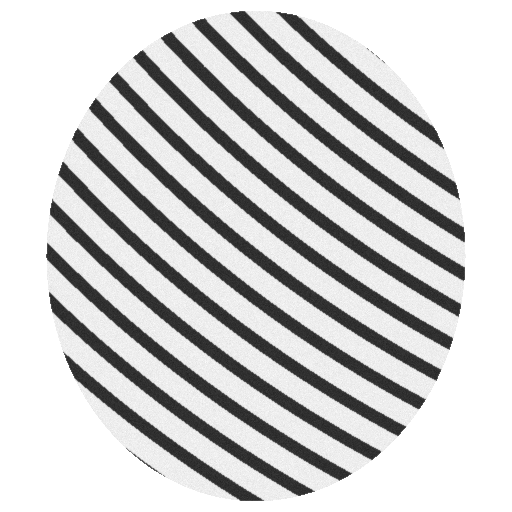
#> input picture UPLOAD-THIS-folder/fingerprint-sonification/images/sample_fingerprint.png, 512 x 512 px
$ python main.py --input images/sample_fingerprint.png --output out.png
#> lines starting #> are read from the running program, lines starting #| are printed output that depends on the picture; after the words box and inside, x2 and y2 are one past the last pixel; in counts of white or black regions, pixels touching at a corner belong together
### UPLOAD-THIS-folder/fingerprint-sonification/src/image_processor.py
"""Fingerprint image loading and preprocessing."""

from dataclasses import dataclass
from pathlib import Path
import warnings

import cv2
import numpy as np
from PIL import Image, ImageOps, UnidentifiedImageError


SUPPORTED_EXTENSIONS = {".png", ".jpg", ".jpeg", ".bmp"}


@dataclass(frozen=True)
class ProcessedImage:
    source_path: Path
    original: np.ndarray
    grayscale: np.ndarray
    foreground_mask: np.ndarray


def load_grayscale_image(image_path):
    """Load a supported image as an 8-bit grayscale array."""
#> called with image_path = 'images/sample_fingerprint.png'
    image_path = Path(image_path)
    if image_path.suffix.lower() not in SUPPORTED_EXTENSIONS:
        supported = ", ".join(sorted(SUPPORTED_EXTENSIONS))
        raise ValueError(f"Unsupported image format. Expected one of: {supported}")
    if not image_path.is_file():
        raise FileNotFoundError(f"Input image does not exist: {image_path}")

    try:
        with Image.open(image_path) as image:
#> image is the input picture: PIL image 512x512 L; min 30, max 255, mean 202.4
            image.load()
            grayscale = ImageOps.exif_transpose(image).convert("L")
            array = np.asarray(grayscale, dtype=np.uint8)
    except (UnidentifiedImageError, OSError) as error:
        raise ValueError(f"Input image is unreadable or corrupted: {image_path}") from error

    if array.ndim != 2 or min(array.shape) < 16:
        raise ValueError("Input image must be a readable image at least 16 x 16 pixels")
    return array


def _border_pixels(image):
    return np.concatenate((image[0], image[-1], image[:, 0], image[:, -1]))


def _crop_large_uniform_background(image):
    """Crop to the largest non-background region while preserving generic images."""
    background = float(np.median(_border_pixels(image)))
#> background = 255
    deviation = np.abs(image.astype(np.float32) - background)
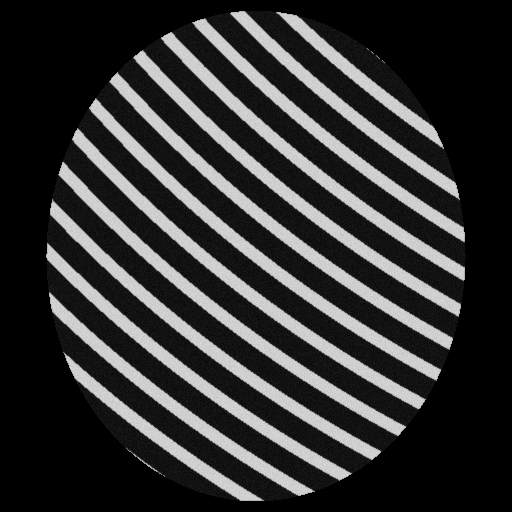
#> deviation: shape (512, 512) float32; min 0, max 225, mean 52.6
    threshold = max(10.0, float(np.percentile(deviation, 70)) * 0.45)
#> threshold = 10
    active = (deviation > threshold).astype(np.uint8)
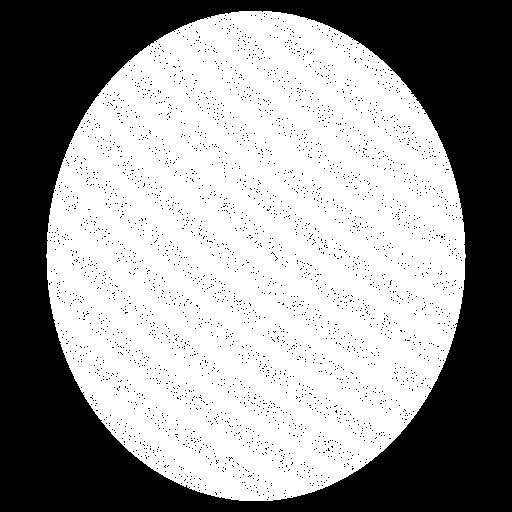
#> active: shape (512, 512); values 0 (black) and 1 (white), 60.2% white; 3066 black regions (3065 under 20 px), largest, box (x1, y1, x2, y2) and area: (0, 0, 512, 512) 100790

    kernel_size = max(3, (min(image.shape) // 40) | 1)
    kernel = cv2.getStructuringElement(cv2.MORPH_ELLIPSE, (kernel_size, kernel_size))
    active = cv2.morphologyEx(active, cv2.MORPH_CLOSE, kernel)
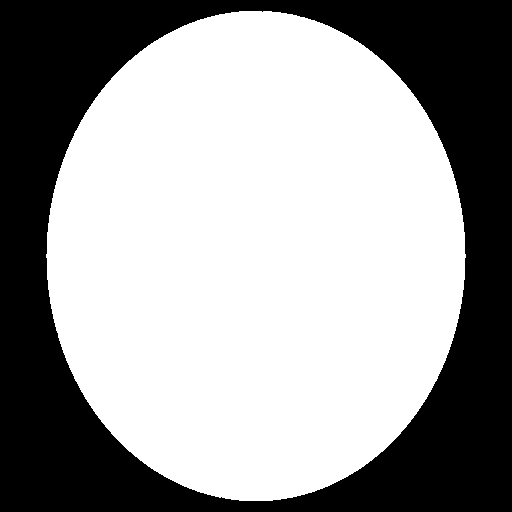
#> active: shape (512, 512); values 0 (black) and 1 (white), 61.6% white; 1 black region, box (x1, y1, x2, y2) and area: (0, 0, 512, 512) 100751
    count, labels, stats, _ = cv2.connectedComponentsWithStats(active, 8)
#> count = 2; stats = [[0, 0, 512, 512, 100751], [46, 11, 420, 490, 161393]]
    if count <= 1:
        return image

    largest_label = 1 + int(np.argmax(stats[1:, cv2.CC_STAT_AREA]))
#> largest_label = 1
    x, y, width, height, area = stats[largest_label]
#> x = 46; y = 11; width = 420; height = 490; area = 161393
    if area < image.size * 0.04:
        return image

    padding = max(2, round(max(width, height) * 0.04))
#> padding = 20
    left = max(0, x - padding)
#> left = 26
    top = max(0, y - padding)
#> top = 0
    right = min(image.shape[1], x + width + padding)
#> right = 486
    bottom = min(image.shape[0], y + height + padding)
#> bottom = 512
    return image[top:bottom, left:right]
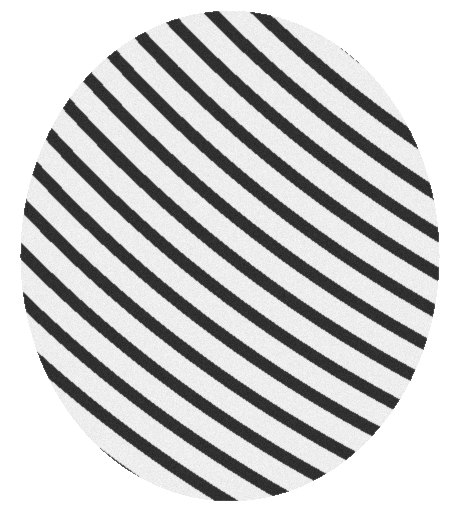
#> returned value: shape (512, 460); min 30, max 255, mean 196.4


def _resize_with_padding(image, width, height):
#> called with width = 256, height = 256
    background = int(np.median(_border_pixels(image)))
#> background = 255
    pil_image = Image.fromarray(image)
    fitted = ImageOps.contain(pil_image, (width, height), Image.Resampling.LANCZOS)
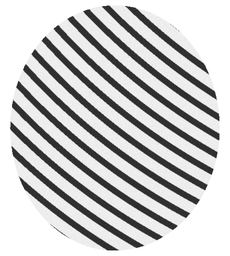
#> fitted: PIL image 230x256 L; min 23, max 255, mean 196.4
    canvas = Image.new("L", (width, height), color=background)
#> canvas: PIL image 256x256 L; every value is 255
    offset = ((width - fitted.width) // 2, (height - fitted.height) // 2)
    canvas.paste(fitted, offset)
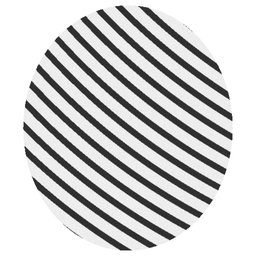
#> canvas: PIL image 256x256 L; min 23, max 255, mean 202.3
    return np.asarray(canvas, dtype=np.uint8)


def _normalize_brightness(image):
    image_float = image.astype(np.float32)
    low, high = np.percentile(image_float, (1.0, 99.0))
#> low = 38; high = 255
    if high - low < 2.0:
        warnings.warn(
            "Image has almost uniform brightness; sonic variation will be limited",
            UserWarning,
        )
        return np.full(image.shape, 0.5, dtype=np.float32)
    normalized = np.clip((image_float - low) / (high - low), 0.0, 1.0)
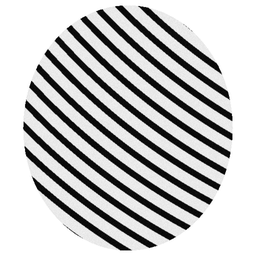
#> normalized: shape (256, 256) float32; min 0, max 1, mean 0.757

    # Standardize polarity: a light background and dark ridges make mappings
    # consistent across scans with inverted colors.
    if np.median(_border_pixels(normalized)) < 0.5:
        normalized = 1.0 - normalized
    return normalized.astype(np.float32)


def _create_foreground_mask(grayscale):
    image_u8 = np.round(grayscale * 255).astype(np.uint8)
    _, dark_pixels = cv2.threshold(
        image_u8, 0, 1, cv2.THRESH_BINARY_INV + cv2.THRESH_OTSU
    )
    kernel_size = max(5, (min(image_u8.shape) // 16) | 1)
    kernel = cv2.getStructuringElement(cv2.MORPH_ELLIPSE, (kernel_size, kernel_size))
    connected = cv2.morphologyEx(dark_pixels, cv2.MORPH_CLOSE, kernel)
    contours, _ = cv2.findContours(connected, cv2.RETR_EXTERNAL, cv2.CHAIN_APPROX_SIMPLE)
    if not contours:
        return np.ones(grayscale.shape, dtype=bool)

    largest = max(contours, key=cv2.contourArea)
    if cv2.contourArea(largest) < grayscale.size * 0.02:
        return np.ones(grayscale.shape, dtype=bool)
    mask = np.zeros(grayscale.shape, dtype=np.uint8)
    cv2.drawContours(mask, [largest], -1, 1, thickness=-1)
    return mask.astype(bool)


def preprocess_image(
    image_path,
    analysis_width=256,
    analysis_height=256,
    enhance_contrast=True,
):
    """Load, crop, resize, normalize, enhance, and denoise a fingerprint."""
    original = load_grayscale_image(image_path)
    cropped = _crop_large_uniform_background(original)
    resized = _resize_with_padding(cropped, analysis_width, analysis_height)
    normalized = _normalize_brightness(resized)

    normalized_u8 = np.round(normalized * 255).astype(np.uint8)
    if enhance_contrast and np.ptp(normalized_u8) > 4:
        clahe = cv2.createCLAHE(clipLimit=1.8, tileGridSize=(8, 8))
        normalized_u8 = clahe.apply(normalized_u8)
#> (the rest of the program and of its run is left out)
